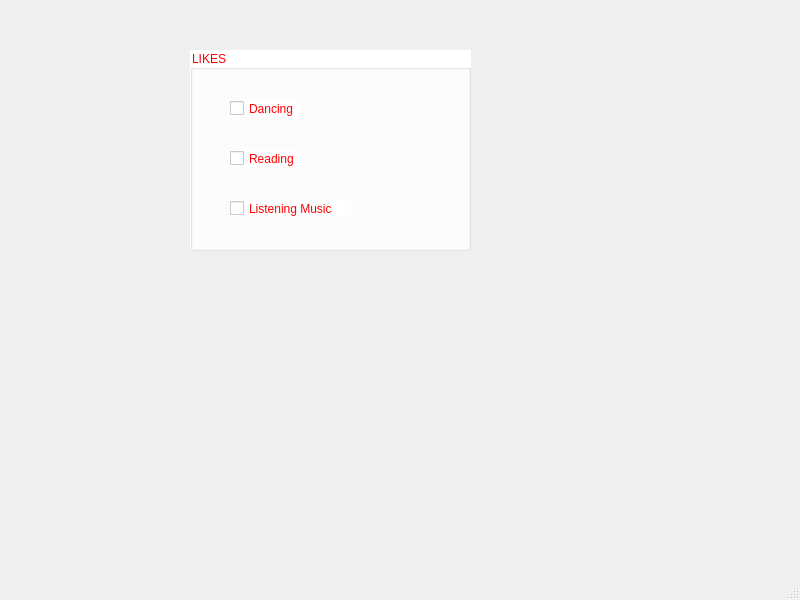
<?xml version="1.0" encoding="UTF-8"?>
<ui version="4.0">
 <class>MainWindow</class>
 <widget class="QMainWindow" name="MainWindow">
  <property name="geometry">
   <rect>
    <x>0</x>
    <y>0</y>
    <width>800</width>
    <height>600</height>
   </rect>
  </property>
  <property name="windowTitle">
   <string>MainWindow</string>
  </property>
  <widget class="QWidget" name="centralwidget">
   <widget class="QGroupBox" name="groupBox_2">
    <property name="geometry">
     <rect>
      <x>190</x>
      <y>50</y>
      <width>281</width>
      <height>201</height>
     </rect>
    </property>
    <property name="styleSheet">
     <string notr="true">font: 75 italic 8pt &quot;MS Sans Serif&quot;;
background-color: rgb(255, 255, 255);
color: rgb(255, 0, 0);</string>
    </property>
    <property name="title">
     <string>LIKES</string>
    </property>
    <widget class="QCheckBox" name="checkBox">
     <property name="geometry">
      <rect>
       <x>40</x>
       <y>50</y>
       <width>70</width>
       <height>17</height>
      </rect>
     </property>
     <property name="text">
      <string>Dancing</string>
     </property>
    </widget>
    <widget class="QCheckBox" name="checkBox_2">
     <property name="geometry">
      <rect>
       <x>40</x>
       <y>100</y>
       <width>70</width>
       <height>17</height>
      </rect>
     </property>
     <property name="text">
      <string>Reading</string>
     </property>
    </widget>
    <widget class="QCheckBox" name="checkBox_3">
     <property name="geometry">
      <rect>
       <x>40</x>
       <y>150</y>
       <width>121</width>
       <height>17</height>
      </rect>
     </property>
     <property name="text">
      <string>Listening Music</string>
     </property>
    </widget>
   </widget>
  </widget>
  <widget class="QMenuBar" name="menubar">
   <property name="geometry">
    <rect>
     <x>0</x>
     <y>0</y>
     <width>800</width>
     <height>21</height>
    </rect>
   </property>
  </widget>
  <widget class="QStatusBar" name="statusbar"/>
 </widget>
 <resources/>
 <connections/>
</ui>
